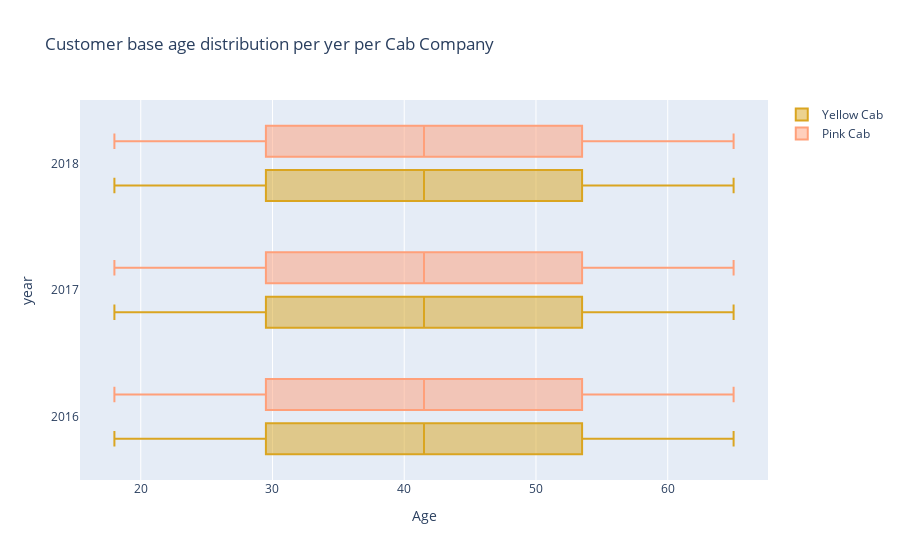

Notebook code cell kept with this figure:
### Markdown cell above
Boxplot for customers age distribution for both cabs company looks same.

### Code cell
df = pd.DataFrame(data.groupby(['year','age','company']).transaction_id.count()).reset_index()
yellowcab= df[df['company'] == 'Yellow Cab']
pinkcab= df[df['company'] == 'Pink Cab']

fig = go.Figure()
fig.add_trace(go.Box(
    x=yellowcab['age'],
    y=yellowcab['year'],
    name='Yellow Cab',
    marker_color='goldenrod'
))
fig.add_trace(go.Box(
     x=pinkcab['age'],
    y=pinkcab['year'],
    name='Pink Cab',
    marker_color='lightsalmon'
))

fig.update_layout(
    title='Customer base age distribution per yer per Cab Company',
    xaxis=dict(title='Age', zeroline=False),
    yaxis=dict(title='year', zeroline=False),
    boxmode='group'
)

fig.update_traces(orientation='h') # horizontal box plots
fig.show()

### Figure 1 — Plotly figure (JSON) as saved in the notebook; plotly's stock layout.template omitted (floating-point values rounded to 4 significant figures; data arrays with more than 128 entries replaced by an {"elided": "..."} marker saying what was removed)
{"data": [{"marker": {"color": "goldenrod"}, "name": "Yellow Cab", "orientation": "h", "type": "box", "x": {"elided": "144 int values"}, "y": {"elided": "144 int values"}}, {"marker": {"color": "lightsalmon"}, "name": "Pink Cab", "orientation": "h", "type": "box", "x": {"elided": "144 int values"}, "y": {"elided": "144 int values"}}], "layout": {"boxmode": "group", "title": {"text": "Customer base age distribution per yer per Cab Company"}, "xaxis": {"title": {"text": "Age"}, "zeroline": false}, "yaxis": {"title": {"text": "year"}, "zeroline": false}}}
